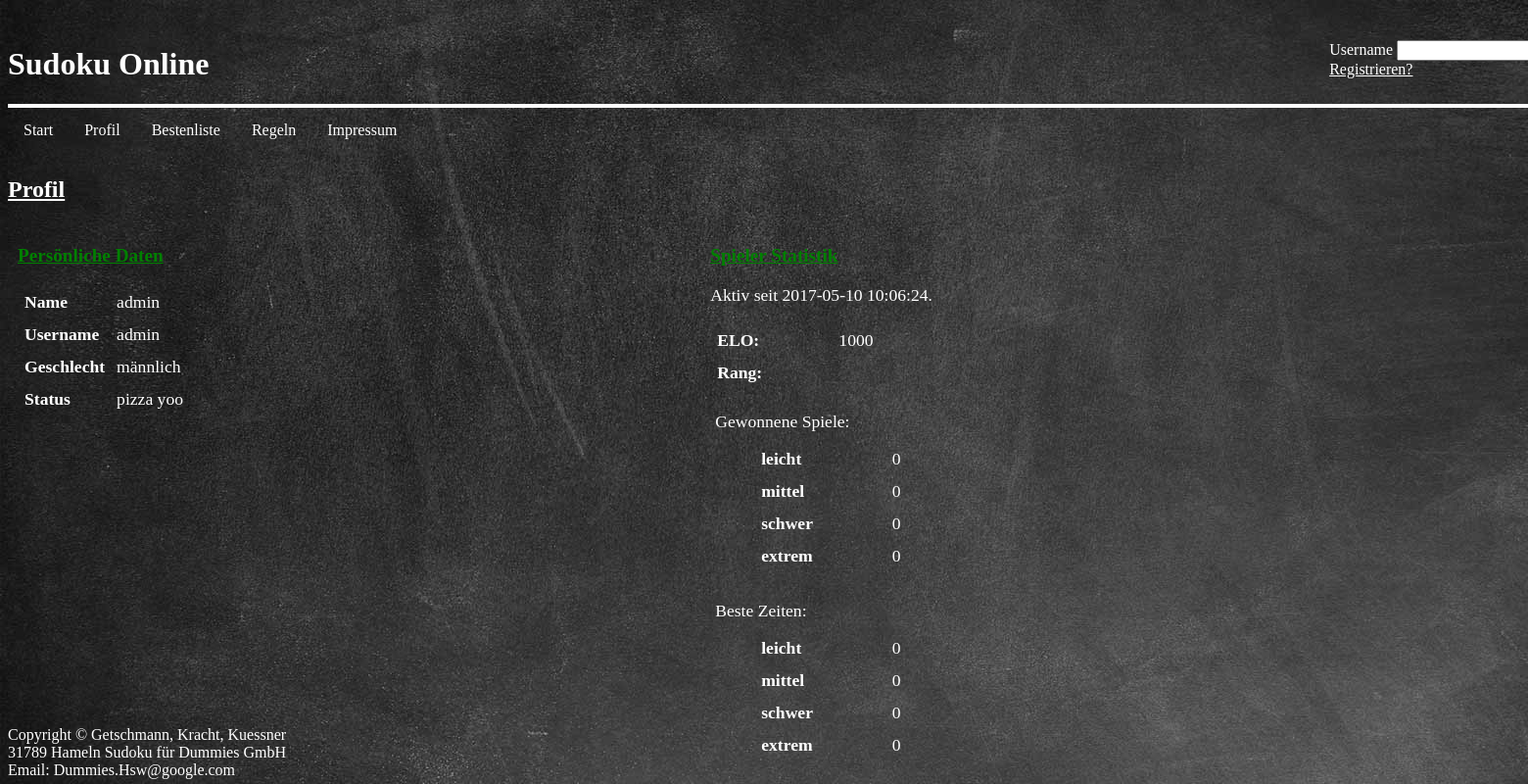
Before: /visitprofile.php?u=admin with the older database file.
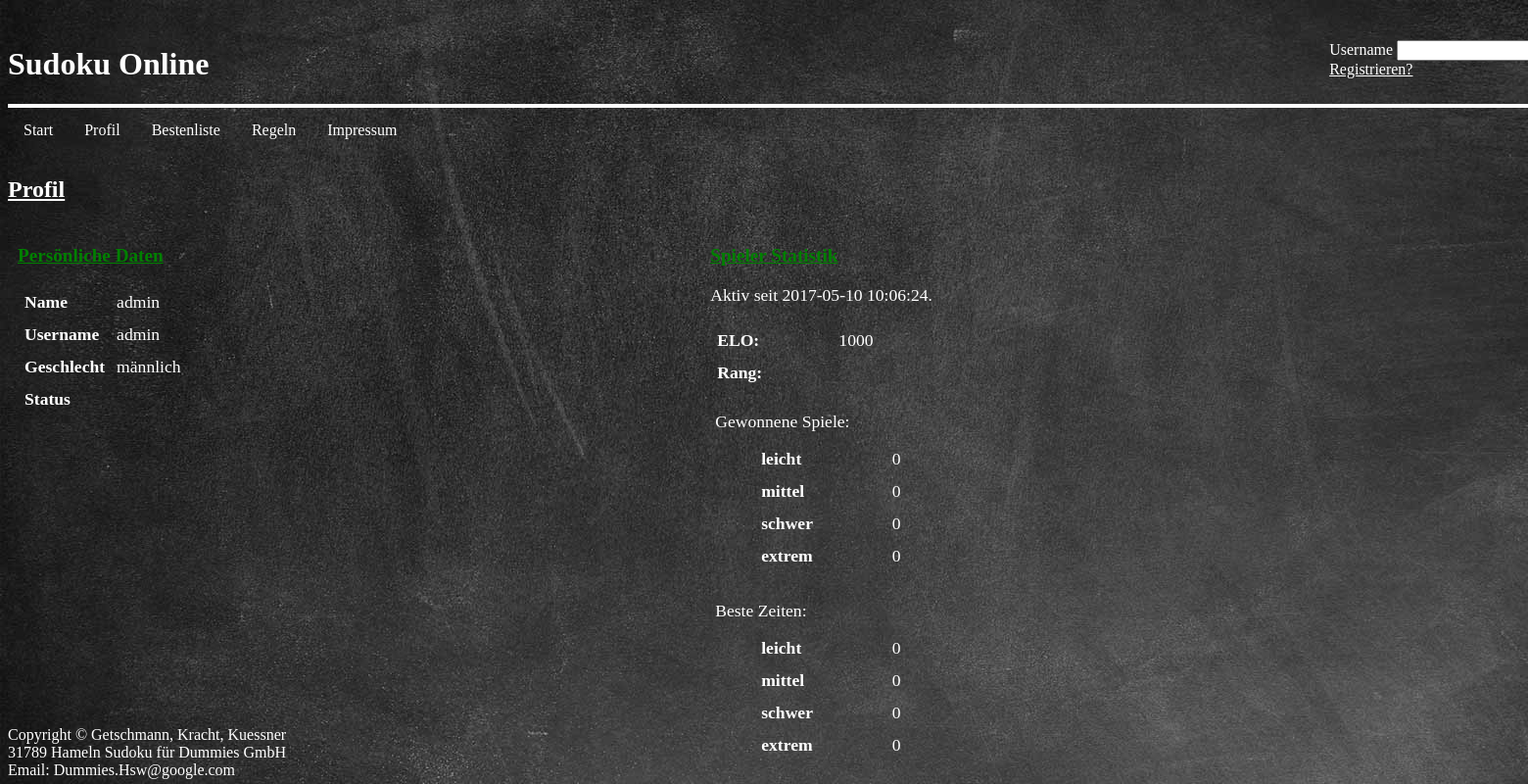
After: the same page with the newer database file.
### tables this page shows
CREATE TABLE `nutzer` (
  `NutzerID` int(10) NOT NULL,
  `Nutzername` varchar(20) NOT NULL,
  `EchterName` varchar(30) DEFAULT NULL,
  `NutzerPW` varchar(100) NOT NULL,
  `Mail` varchar(30) NOT NULL,
  `verifiziert` tinyint(1) NOT NULL DEFAULT '0',
  `Geschlecht` enum('nicht festgelegt','männlich','weiblich') NOT NULL DEFAULT 'nicht festgelegt',
  `RegistriertSeit` timestamp NOT NULL DEFAULT CURRENT_TIMESTAMP,
  `SpielerID` int(10) NOT NULL,
  `Status` text
);

CREATE TABLE `spiele` (
  `SpielerID` int(10) NOT NULL,
  `gewSpiele` int(6) DEFAULT '0',
  `gewSpieleLeicht` int(6) DEFAULT '0',
  `gewSpieleMittel` int(6) DEFAULT '0',
  `gewSpieleSchwer` int(6) DEFAULT '0',
  `gewSpieleExtrem` int(6) DEFAULT '0',
  `zeitLeicht` double DEFAULT '0',
  `zeitMittel` double DEFAULT '0',
  `zeitSchwer` double DEFAULT '0',
  `zeitExtrem` double DEFAULT '0',
  `Elo` int(5) NOT NULL DEFAULT '1000',
  `DuelleGew` int(6) DEFAULT '0',
  `DuelleGes` int(6) DEFAULT '0'
);

### visitprofile.php (the view, shortened to what this page needs)
<!DOCTYPE html>
<html>
<head>
<body>
<?PHP
 require_once('include/dbconfig.php');
if(isset($_SESSION['eingeloggt']) && $_SESSION['eingeloggt'])
	{
		include('header/headerLogout.html');
		if($_SESSION['verifiziert']==false)
		{
			include('header/headerVeri.html');
		}
	}
	else
	{
		include('header/headerLogin.php');
	}
	if(isset($_GET['u']))
	{
		$name=$_GET['u'];
		$statement = $pdo->prepare("SELECT * FROM nutzer, spiele WHERE nutzer.SpielerID=spiele.SpielerID AND EchterName=:name");
		$statement->bindParam(':name', $name);
		$statement->execute();
		$user = $statement->fetch();
	}
  ?>
  <h3 style="color:white; font-size: 150%"> <ins> Profil </ins> </h3>
  <article style="float:left; margin-left: 10px">
    <h3 style="color:green; font-size:120%"> <ins> Persönliche Daten </ins>
    </h3>
    <section style="color: white; ">
      <table style="width:100%; text-align: left; font-size: 110%">
        <tr>
          <th> Name </th>
          <td> <?php echo htmlspecialchars($name); ?> </td>
        </tr>
        <tr>
          <th> Username </th>
          <td> <?php echo htmlspecialchars($user['Nutzername']); ?> </td>
        </tr>
        <tr>
          <th> Geschlecht </th>
          <td> <?php echo utf8_encode($user['Geschlecht']); ?> </td>
        </tr>
        <tr>
          <th> Status </th>
          <td> <?php echo htmlspecialchars($user['Status']); ?> </td>
        </tr>
      </table>
    </section>
  </article>
  <article style="float:right; margin-right: 600px">
    <h3 style="color:green; font-size:120%">
       <ins> Spieler Statistik </ins>
    </h3>
    <section style="color: white; font-size:110% ">
      <p> Aktiv seit <?php echo $user['RegistriertSeit']; ?>. </p>
      <table style="width:100%; text-align:left">
        <tr>
          <th> ELO: </th>
          <td> <?php echo $user['Elo']; ?> </td>
        </tr>
        <tr>
          <th> Rang: </th>
          <td>  </td>
        </tr>
      </table>
      <dl>
        <dt> Gewonnene Spiele: </dt>
        <dd>
          <table style="width:100%; text-align:left">
            <tr>
              <th> leicht </th>
              <td> <?php echo $user['gewSpieleLeicht']; ?> </td>
            </tr>
            <tr>
              <th> mittel </th>
              <td> <?php echo $user['gewSpieleMittel']; ?> </td>
            </tr>
            <tr>
              <th> schwer </th>
              <td> <?php echo $user['gewSpieleSchwer']; ?> </td>
            </tr>
            <tr>
              <th> extrem </th>
              <td> <?php echo $user['gewSpieleExtrem']; ?> </td>
            </tr>
          </table>
        </dd>
      </dl>
      <dl>
        <dt> Beste Zeiten: </dt>
        <dd>
          <table style="width:100%; text-align:left">
            <tr>
              <th> leicht </th>
              <td> <?php echo $user['zeitLeicht']; ?> </td>
            </tr>
            <tr>
              <th> mittel </th>
              <td> <?php echo $user['zeitMittel']; ?> </td>
            </tr>
            <tr>
              <th> schwer </th>
              <td> <?php echo $user['zeitSchwer']; ?> </td>
            </tr>
            <tr>
              <th> extrem </th>
              <td> <?php echo $user['zeitExtrem']; ?> </td>
            </tr>
          </table>
        </dd>
      </dl>
    </section>
  </article>
  <footer style="position: absolute; bottom: 5px">
    Copyright &copy; Getschmann, Kracht, Kuessner </br>
    31789 Hameln Sudoku für Dummies GmbH </br>
    Email: Dummies.Hsw@google.com
  </footer>
</body>
</head>
</html>

Changed rows visible on the page:
changed nutzer "admin": Status "pizza yoo" → (not shown)
